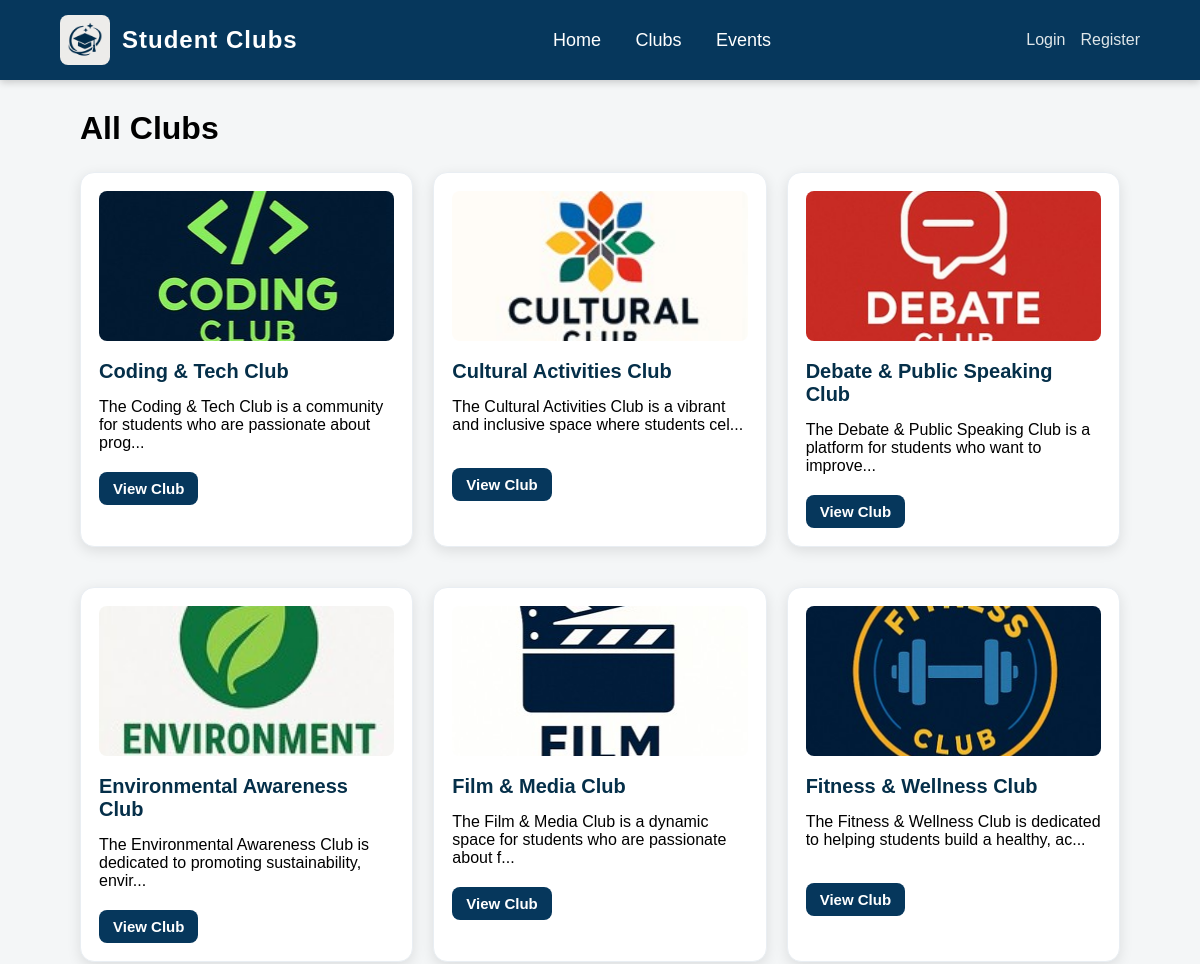
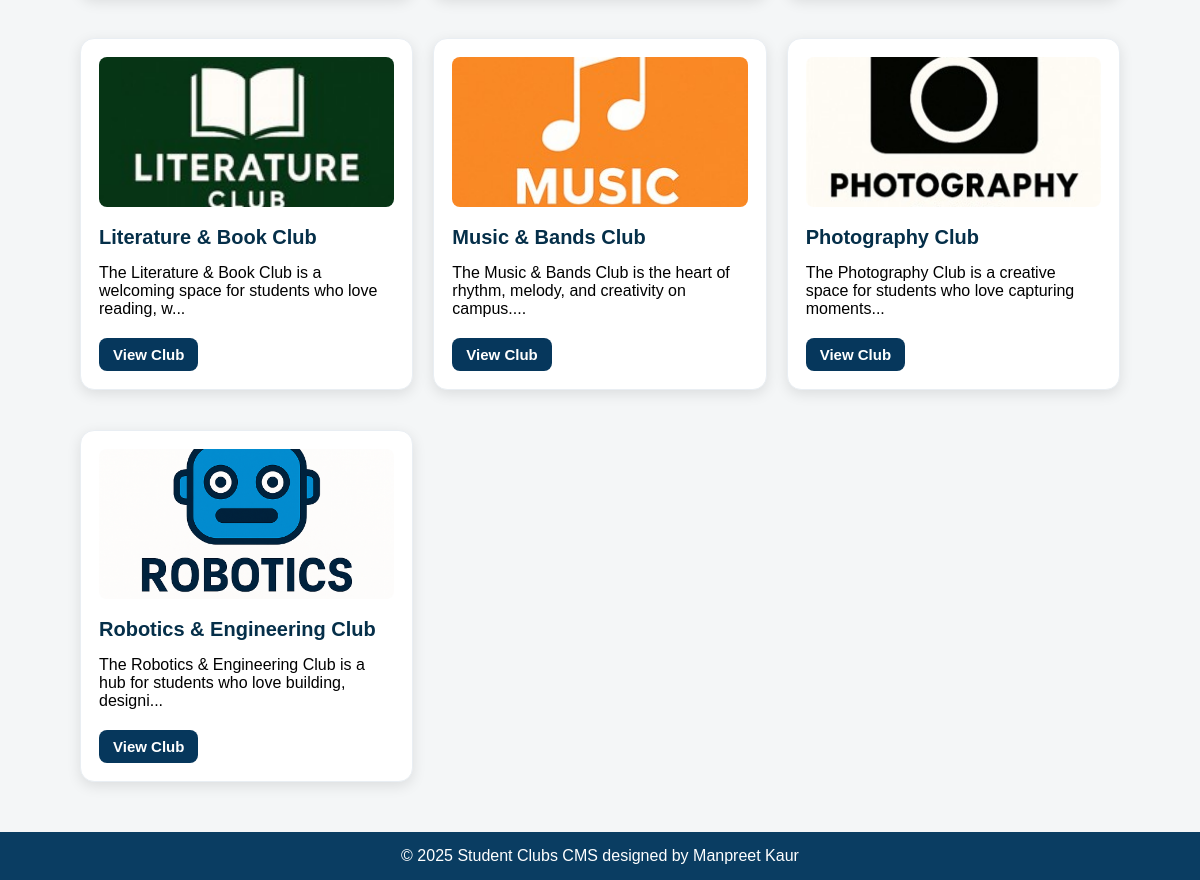
The app's page /frontend/clubs.php with its own data (2 pictures, top to bottom).
### tables this page shows
CREATE TABLE `clubs` (
  `id` int(11) NOT NULL,
  `name` varchar(255) NOT NULL,
  `description` text DEFAULT NULL,
  `logo` varchar(255) DEFAULT NULL,
  `created_at` timestamp NOT NULL DEFAULT current_timestamp()
);

### frontend/clubs.php (the view)
<?php include __DIR__ . "/reusable/header.php"; ?>
<div class="container">
    <h1>All Clubs</h1>
    <?php
    $clubs_query = "SELECT * FROM clubs ORDER BY name ASC";
    $clubs_result = mysqli_query($connect, $clubs_query);
    ?>
    <div class="cards-grid">
        <?php while ($club = mysqli_fetch_assoc($clubs_result)) { ?>
            <div class="card">
                <?php if ($club['logo'] != "") { ?>
                    <img src="/Student_Clubs_CMS/uploads/club_logos/<?php echo $club['logo']; ?>"
                        width="100%" height="150"
                        style="object-fit:cover; border-radius:8px;">
                <?php } else { ?>
                    <div style="background:#eee; height:150px; border-radius:8px; display:flex; align-items:center; justify-content:center;">
                        No Logo
                    </div>
                <?php } ?>
                <h3><?php echo $club['name']; ?></h3>
                <p style="min-height:50px;margin-bottom:20px;">
                    <?php echo substr($club['description'], 0, 80); ?>...
                </p>
                <a href="club.php?id=<?php echo $club['id']; ?>"
                    style="color:#0A3D62; font-weight:bold;">
                    View Club
                </a>
            </div>
        <?php } ?>
    </div>
</div>
<?php include __DIR__ . "/reusable/footer.php"; ?>

### frontend/reusable/header.php (shortened to what this page needs)
<!DOCTYPE html>
<html>
<head>
    <link rel="stylesheet" href="/Student_Clubs_CMS/assets/css/style.css">
</head>
<body>
<header class="site-header">
    <div class="header_container">
        <div class="header-left">
            <a href="index.php" class="logo-area">
                <img src="/Student_Clubs_CMS/uploads/logo.png" alt="Site Logo" class="logo-img">
                <span class="logo-text">Student Clubs</span>
            </a>
        </div>
        <nav class="header-nav">
            <a href="index.php">Home</a>
            <a href="clubs.php">Clubs</a>
            <a href="events.php">Events</a>
        </nav>
        <div class="header-auth">
            <?php if (!empty($_SESSION['user_logged_in'])) { ?>
                <span class="user-greet">Hi, <?php echo $_SESSION['user_name']; ?></span>
                <a href="logout.php" class="auth-btn">Logout</a>
            <?php } else { ?>
                <a href="login.php" class="auth-btn">Login</a>
                <a href="register.php" class="auth-btn">Register</a>
            <?php } ?>
        </div>
    </div>
</header>

### frontend/reusable/footer.php (shortened to what this page needs)
<footer class="main-footer">
    <p>&copy; <?php echo date("Y"); ?> Student Clubs CMS designed by Manpreet Kaur</p>
</footer>
</body>
</html>

### assets/css/style.css (style rules this page uses)
* { margin: 0; padding: 0; box-sizing: border-box; }
body { font-family: Arial, sans-serif; background: #f4f6f7; }
.site-header { background: #06375c; padding: 15px 0; box-shadow: 0 2px 8px rgba(0, 0, 0, 0.2); }
.header_container { width: 90%; margin: auto; display: flex; align-items: center; justify-content: space-between; }
.logo-area { display: flex; align-items: center; text-decoration: none; }
.logo-img { width: 50px; height: auto; margin-right: 12px; border-radius: 8px; }
.logo-text { color: white; font-size: 24px; font-weight: 700; letter-spacing: 1px; }
.header-nav a { color: #ffffff; font-size: 18px; margin-left: 25px; text-decoration: none; font-weight: 600; transition: 0.3s ease; }
.header-nav a { margin: 0 15px; color: white; text-decoration: none; font-weight: 500; }
.header-auth { display: flex; align-items: center; gap: 15px; }
.auth-btn { color: #dfe6e9; text-decoration: none; font-weight: 500; }
.container { max-width: 1100px; margin: auto; padding: 30px; }
.cards-grid { display: grid; grid-template-columns: repeat(auto-fit, minmax(280px, 1fr)); gap: 30px; margin-top: 25px; }
.cards-grid .card { background: #ffffff; border-radius: 14px; padding: 18px; box-shadow: 0 4px 14px rgba(0, 0, 0, 0.1); transition: 0.3s ease; cursor: pointer; border: 1px solid #e9eef3; }
.cards-grid h3 { margin: 15px 0 15px; font-size: 20px; color: #052f49; font-weight: 700; }
.cards-grid .card a { display: inline-block; padding: 8px 14px; background: #06375c; color: #fff !important; font-size: 15px; font-weight: 600; text-decoration: none; border-radius: 8px; transition: 0.25s ease; }
.card { background: white; padding: 15px; border-radius: 10px; box-shadow: 0 2px 8px #ccc; margin-bottom: 20px; }
.cards-grid { display: grid; grid-template-columns: repeat(3, 1fr); gap: 20px; }
.main-footer { text-align: center; background: #0A3D62; color: white; padding: 15px; }

### records on screen
clubs: logo (picture), name "Coding & Tech Club", description "The Coding & Tech Club is a community for students who are passionate about prog"
clubs: logo (picture), name "Cultural Activities Club", description "The Cultural Activities Club is a vibrant and inclusive space where students cel"
clubs: logo (picture), name "Debate & Public Speaking Club", description "The Debate & Public Speaking Club is a platform for students who want to improve"
clubs: logo (picture), name "Environmental Awareness Club", description "The Environmental Awareness Club is dedicated to promoting sustainability, envir"
clubs: logo (picture), name "Film & Media Club", description "The Film & Media Club is a dynamic space for students who are passionate about f"
clubs: logo (picture), name "Fitness & Wellness Club", description "The Fitness & Wellness Club is dedicated to helping students build a healthy, ac"
clubs: logo (picture), name "Literature & Book Club", description "The Literature & Book Club is a welcoming space for students who love reading, w"
clubs: logo (picture), name "Music & Bands Club", description "The Music & Bands Club is the heart of rhythm, melody, and creativity on campus."
clubs: logo (picture), name "Photography Club", description "The Photography Club is a creative space for students who love capturing moments"
clubs: logo (picture), name "Robotics & Engineering Club", description "The Robotics & Engineering Club is a hub for students who love building, designi"
